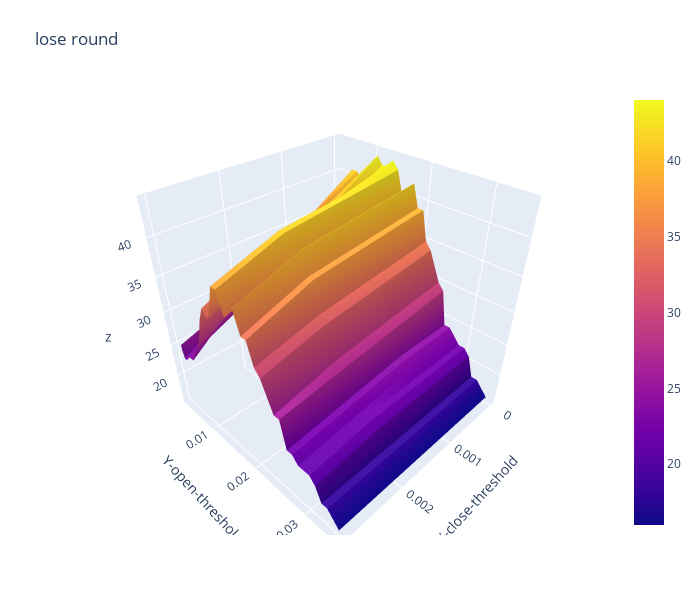

This figure's notebook cell:
### Code cell
import plotly.graph_objects as go

x_data = df_lose_round.columns.to_list() # close threshold

y_data = df_lose_round.index.to_list() # open threshold

z_data = df_lose_round.copy(deep=True) # win rate

fig = go.Figure(data=[go.Surface(z=z_data.values,x=x_data,y=y_data)])

fig.update_layout(title="lose round", # 标题
                  autosize=False,  # 尺度自动缩放
                  width=700,  # 长宽
                  height=600,
                  margin=dict(l=65,r=50,b=65,t=90),  # 4个位置的距离
                  scene=dict(xaxis_title='X-close-threshold',yaxis_title='Y-open-threshold')
                )

fig.show()

### Figure 1 — Plotly figure (JSON) as saved in the notebook; plotly's stock layout.template omitted (floating-point values rounded to 4 significant figures; data arrays with more than 128 entries replaced by an {"elided": "..."} marker saying what was removed)
{"data": [{"type": "surface", "x": [0, 0.001, 0.002, 0.003], "y": [0.0031, 0.0032, 0.0035, 0.004, 0.005, 0.006, 0.007, 0.008, 0.009, 0.01, 0.011, 0.012, 0.013, 0.014, 0.015, 0.016, 0.017, 0.018, 0.019, 0.02, 0.021, 0.022, 0.023, 0.024, 0.025, 0.026, 0.027, 0.028, 0.029, 0.03, 0.031, 0.032, 0.033, 0.034, 0.035], "z": {"elided": "35x4 int values"}}], "layout": {"autosize": false, "height": 600, "margin": {"b": 65, "l": 65, "r": 50, "t": 90}, "scene": {"xaxis": {"title": {"text": "X-close-threshold"}}, "yaxis": {"title": {"text": "Y-open-threshold"}}}, "title": {"text": "lose round"}, "width": 700}}
